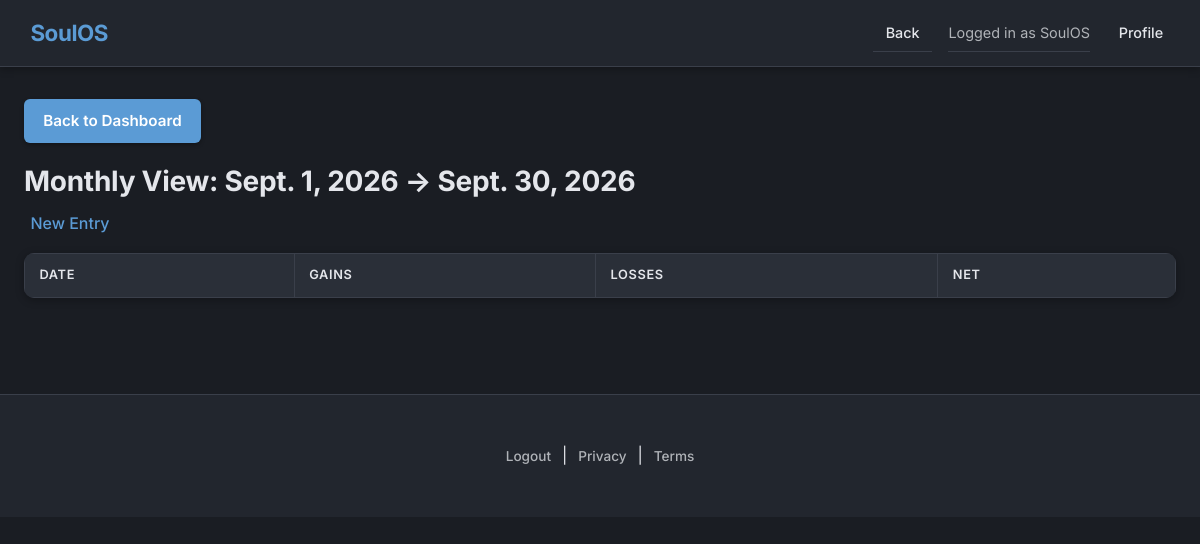
/work-alignment/monthly/ (signed in), run on an earlier commit of the app's database.
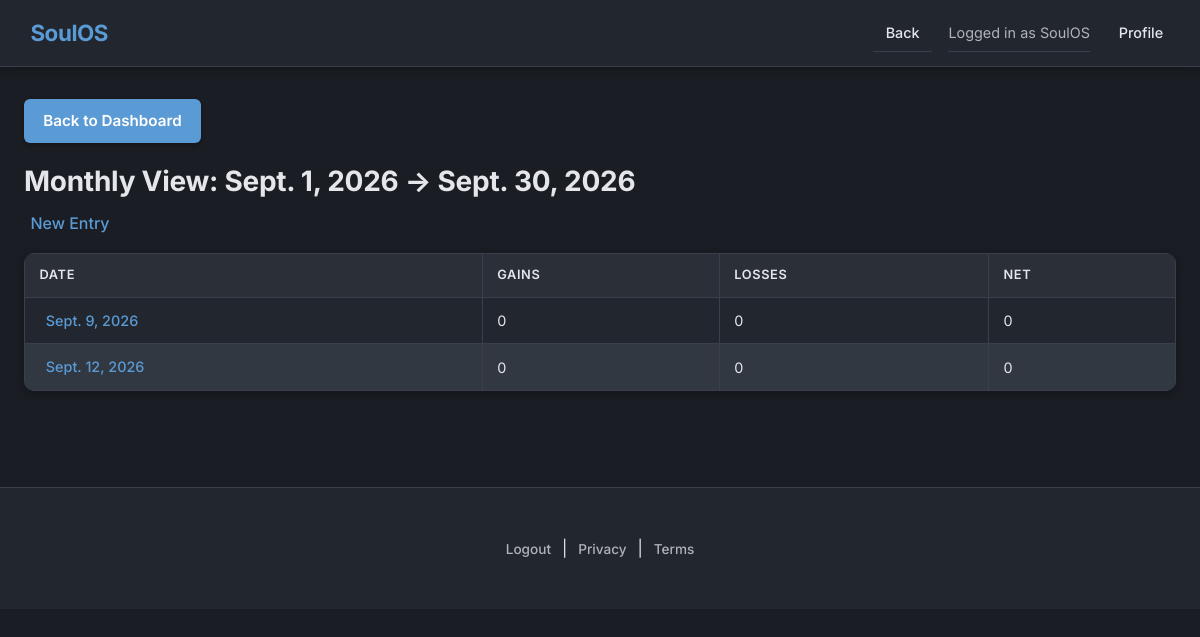
And on a later commit of the database.
### work_alignment/models.py (models this page shows, shortened)
class WorkLog(models.Model):
    date = models.DateField(unique=True)
    facility = models.CharField(max_length=200, blank=True)
    indicators = models.JSONField(default=dict)
    indicators_baseline = models.JSONField(default=dict)
    activities = models.TextField(blank=True)
    meetings = models.TextField(blank=True)
    outcomes = models.TextField(blank=True)
    challenges = models.TextField(blank=True)
    solutions = models.TextField(blank=True)
    daily_plan = models.TextField(blank=True)
    achievements = models.TextField(blank=True)
    failures = models.TextField(blank=True)
    gains = models.IntegerField(default=0)
    losses = models.IntegerField(default=0)
    created_at = models.DateTimeField(auto_now_add=True)

### work_alignment/views.py (the view)
# urls.py: path("monthly/", monthly_view, name="monthly"),
@login_required
def monthly_view(request):
    today = date.today()
    month_start = today.replace(day=1)
    if today.month == 12:
        month_end = today.replace(year=today.year + 1, month=1, day=1) - timedelta(
            days=1
        )
    else:
        month_end = today.replace(month=today.month + 1, day=1) - timedelta(days=1)
    logs = WorkLog.objects.filter(date__range=(month_start, month_end)).order_by("date")
    return render(
        request,
        "work_alignment/monthly.html",
        {
            "logs": [
                {
                    "date": log.date,
                    "gains": log.gains,
                    "losses": log.losses,
                    "net": log.gains - log.losses,
                }
                for log in logs
            ],
            "month_start": month_start,
            "month_end": month_end,
        },
    )

### templates/work_alignment/monthly.html (shortened to what this page needs)
{% extends "base.html" %}
{% load static %}
{% block content %}
<div>
    <h1>Monthly View: {{ month_start }} → {{ month_end }}</h1>
    <a href="{% url 'work_alignment:edit_entry' %}">New Entry</a>
    <table>
        <thead>
            <tr>
                <th>Date</th>
                <th>Gains</th>
                <th>Losses</th>
                <th>Net</th>
            </tr>
        </thead>
        <tbody>
            {% for log in logs %}
            <tr>
                <td><a href="{% url 'work_alignment:edit_entry_date' log.date %}">{{ log.date }}</a></td>
                <td>{{ log.gains }}</td>
                <td>{{ log.losses }}</td>
                <td>{{ log.net }}</td>
            </tr>
            {% endfor %}
        </tbody>
    </table>
</div>
{% endblock %}

What changed in the data, as far as the page shows it:
added WorkLog: date "Sept. 9, 2026"
added WorkLog: date "Sept. 12, 2026"
Also different on the page:
new list line: "0 0 0"
